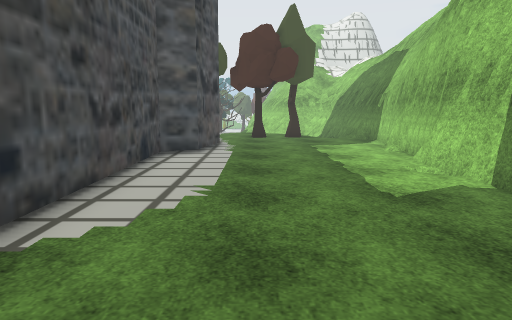
view 1 (above)

24 first-person views from a walk through a 3-D level made in the Unity game engine. The camera is 1.4 m above the floor, tilts 8° down and sees 70° across. The floor is counted in squares, 1 m on a side. Each view is taken from the middle of a square. On the plan, view 1 faces up. The plan holds only what a view shows up to about 16 squares ahead; the rest is blank. The place goes on beyond the plan. Some animated figures are not drawn. Some surface patterns are stand-ins.

view 2
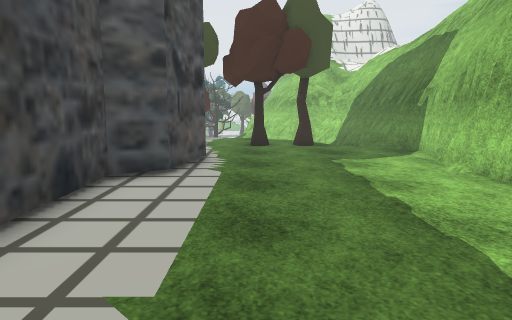

view 3
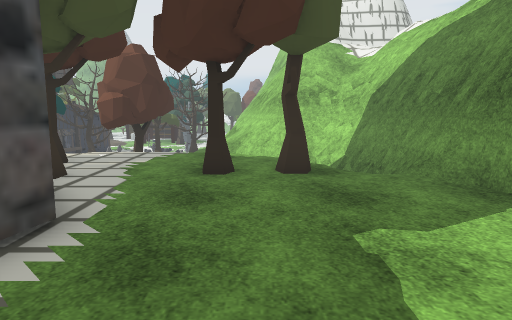

view 4
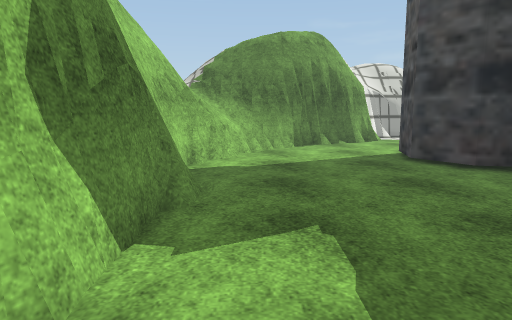

view 5
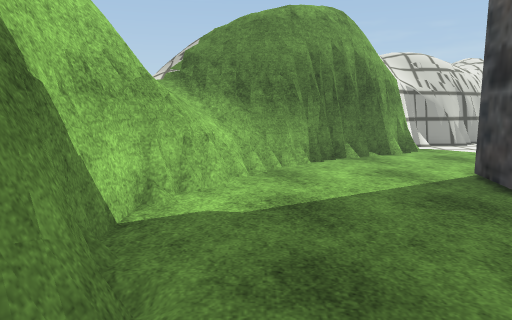

view 6
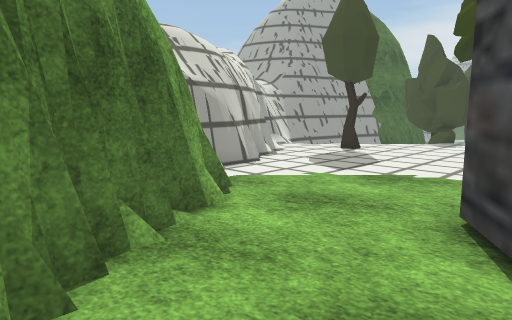

view 7
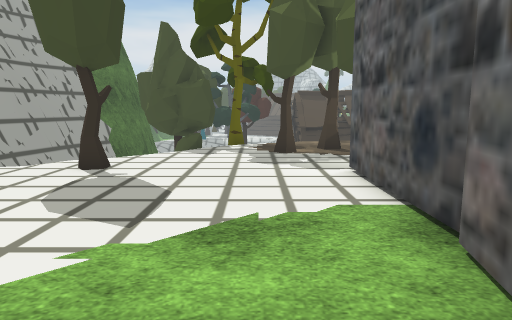

view 8
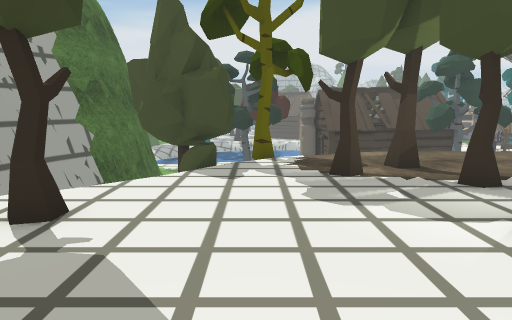

view 9
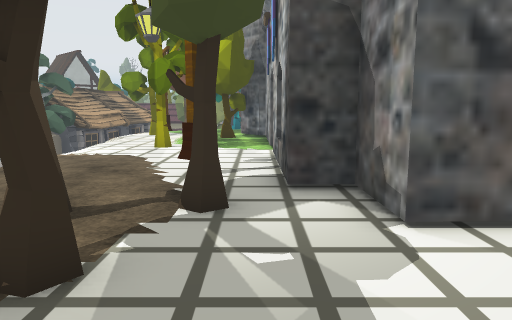

view 10
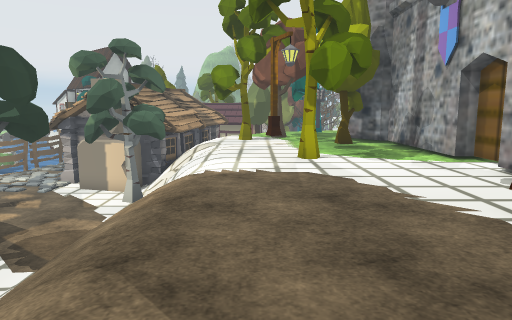

view 11
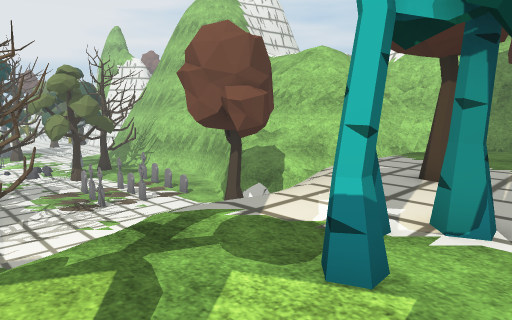

view 12
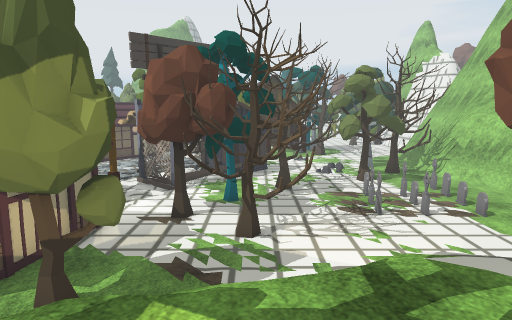

view 13
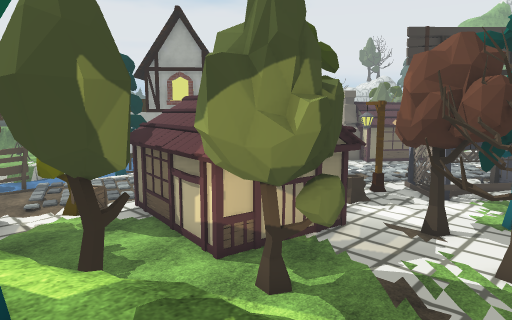

view 14
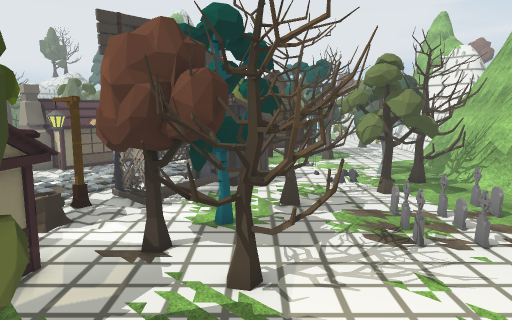

view 15
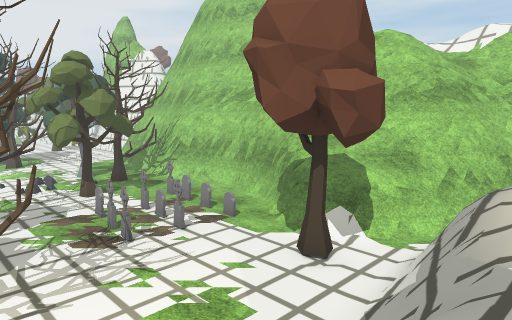

view 16
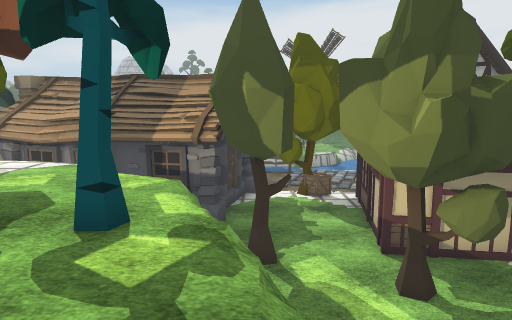

view 17
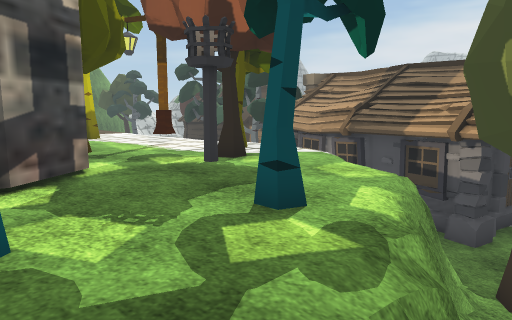

view 18
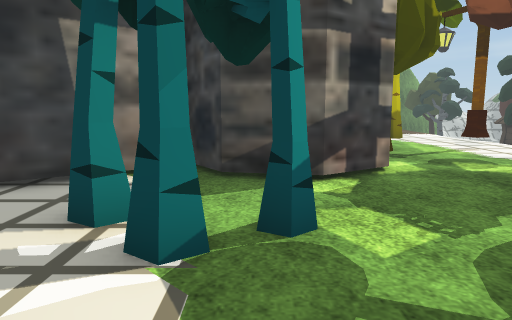

view 19
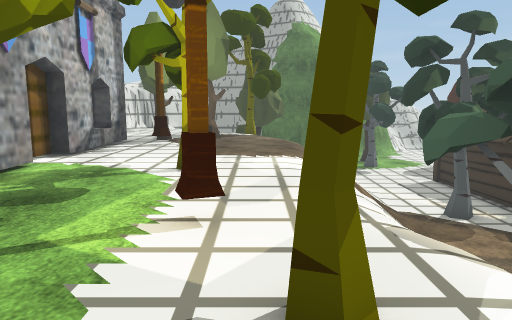

view 20
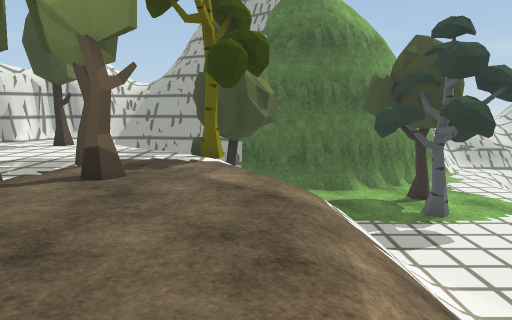

view 21
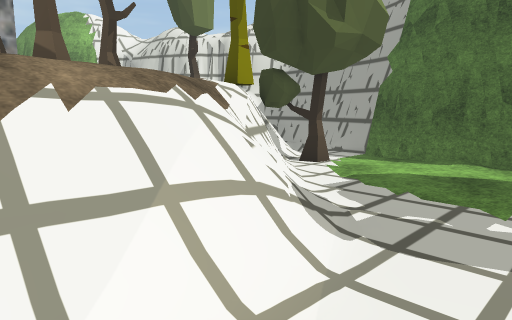

view 22
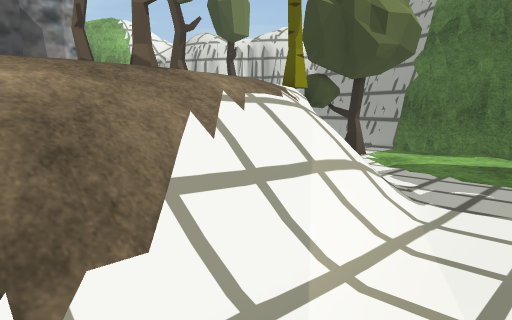

view 23
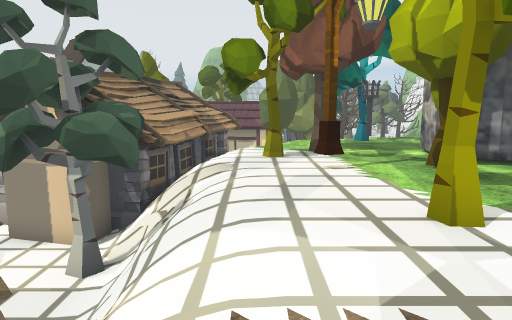

view 24
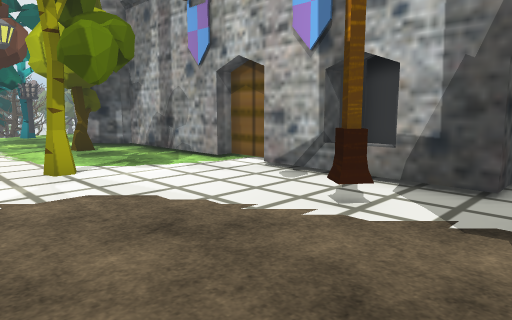

### Floor plan
Key: @ floor where view 1 was taken; # wall or solid block; x gap in a wall; . main floor; - floor 0.25 m lower than the main floor; _ floor 2 m lower than the main floor; / step, stairs or slope; = window, fence, low wall or low ledge; ^ raised ledge; v drop or lower ground; T tower; B building; R tree; S streetlight; M tombstone; U stump; C crate; O other object.
Columns run from 22 left of view 1 to 5 right of it. Each row starts with its distance up from view 1.
 37   _/     _# ______RR_#
 36   ////=  _#________RR#
 35   ////# _#__RR__R____##
 34     __###___R_________#
 33     _S_____________M__#
 32      U____R____M_MM___#
 31      U_________M_MM__##
 30      __________M_M___##
 29       ___R________M_=#
 28       #____RR______=^^
 27       #___RRR______^^^^
 26       #___________Rx^^^
 25 #######_R___//______==^#
 24 C____##_R__    ___//_==###
 23 C_________    ==v====  =####
 22 R________   =//=//..///  v##
 21 ______R_===//...........  v#
 20 ####__===.........R...../ v#
 19    #_ =...R..RR...R......- #
 18    ##=/......R.R...R..R.R./#
 17   ## /...O.......T R.......#
 16   ##/.......TT..TT  .......#
 15   #^/..R...T  TT     ......#
 14   #///R....T        T......#
 13 ###/......RT        T......#
 12 #O///..S..R.#       T......#
 11 __///.......#      B.......#
 10 _R/=/.......#      B.......#
  9 __/x/.......#      B......=#
  8 ___=/...R...#      B......##
  7 __ //.......#      B.......#
  6 __///.......#      #.......#
  5 R_///.......##     #....../#
  4 __///.......B##    #....../#
  3 __///.......B #     ....../#
  2 __///.....S.B      T.......#
  1 __///.......B       T......#
  0 __///........#       T@...=#
 -1 __///...R.R..#      T.....##
 -2 __////.......#####TTT....=^#
 -3 ___/=/...R..............##^
 -4 ____==/................####
 -5 _____=R/.............###
 -6 ______#R/...........##
 -7 ______RR=/..........#
 -8 _______/==/.R....####
 -9 _####=_/ ==/...####
-10 #########===///##

Where each view was taken, in squares from view 1:
view 1: 0 up, 0 right, facing up
view 2: 4 up, 0 right, facing up
view 3: 10 up, 1 right, facing up
view 4: 10 up, 3 right, facing down
view 5: 6 up, 3 right, facing down
view 6: 1 down, 2 right, facing down-left
view 7: 4 down, 1 left, facing left
view 8: 5 down, 5 left, facing left
view 9: 6 down, 11 left, facing up
view 10: 3 down, 16 left, facing up
view 11: 17 up, 12 left, facing up-right
view 12: 18 up, 11 left, facing up
view 13: 19 up, 10 left, facing up-left
view 14: 21 up, 11 left, facing up
view 15: 21 up, 11 left, facing up-right
view 16: 21 up, 8 left, facing left
view 17: 22 up, 9 left, facing down-left
view 18: 22 up, 9 left, facing down
view 19: 16 up, 16 left, facing down
view 20: 6 up, 17 left, facing down
view 21: 1 up, 22 left, facing down-right
view 22: 3 up, 22 left, facing down-right
view 23: 3 up, 17 left, facing up
view 24: 1 down, 17 left, facing up-right
